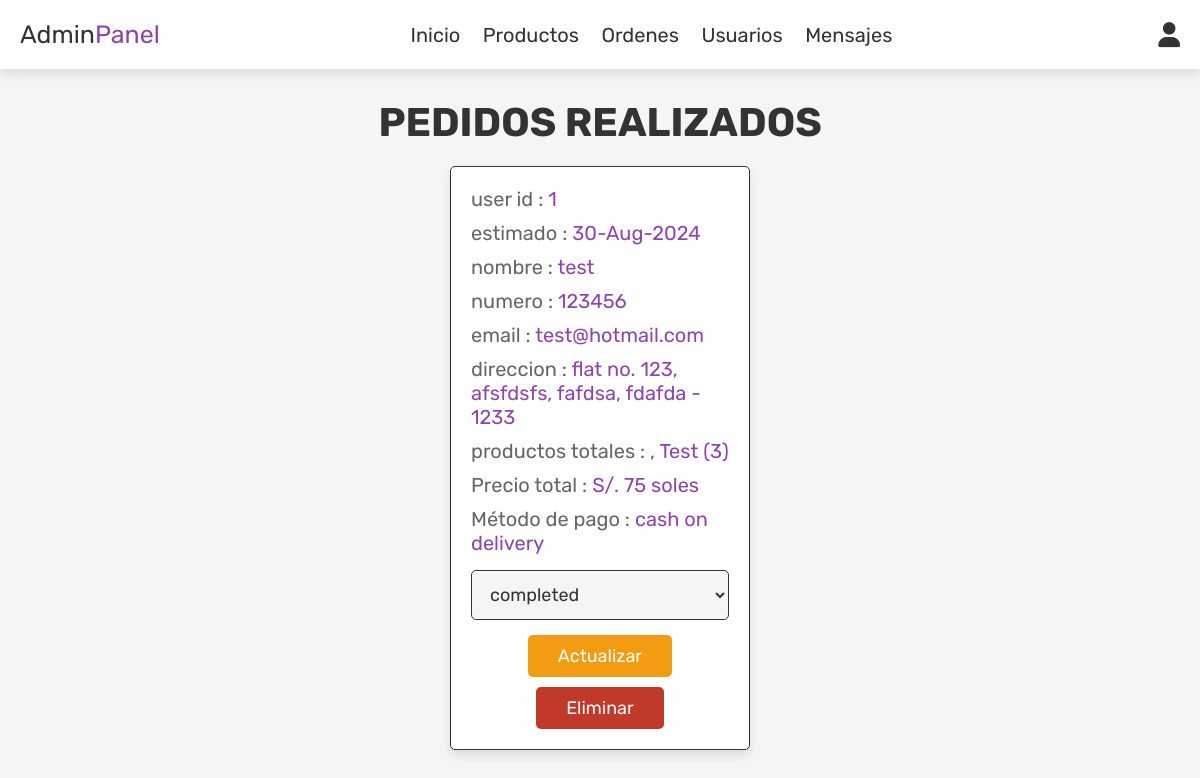
Screenshot of /admin_orders.php (signed in) with the database file from the repository.
### tables this page shows
CREATE TABLE `orders` (
  `id` int(100) NOT NULL,
  `user_id` int(100) NOT NULL,
  `name` varchar(100) NOT NULL,
  `number` varchar(12) NOT NULL,
  `email` varchar(100) NOT NULL,
  `method` varchar(50) NOT NULL,
  `address` varchar(500) NOT NULL,
  `total_products` varchar(1000) NOT NULL,
  `total_price` int(100) NOT NULL,
  `placed_on` varchar(50) NOT NULL,
  `payment_status` varchar(20) NOT NULL DEFAULT 'pending'
);

### src/admin_orders.php (the view, shortened to what this page needs)
<?php
include 'config.php';
?>
<!DOCTYPE html>
<html lang="en">
<head>
   <link rel="stylesheet" href="https://cdnjs.cloudflare.com/ajax/libs/font-awesome/6.0.0/css/all.min.css">
   <link rel="stylesheet" href="css/admin_style.css">
</head>
<body>
<?php include 'admin_header.php'; ?>
<section class="orders">
   <h1 class="title">pedidos realizados</h1>
   <div class="box-container">
      <?php
      $select_orders = mysqli_query($conn, "SELECT * FROM `orders`") or die('query failed');
      if(mysqli_num_rows($select_orders) > 0){
         while($fetch_orders = mysqli_fetch_assoc($select_orders)){
      ?>
      <div class="box">
         <p> user id : <span><?php echo $fetch_orders['user_id']; ?></span> </p>
         <p> estimado : <span><?php echo $fetch_orders['placed_on']; ?></span> </p>
         <p> nombre : <span><?php echo $fetch_orders['name']; ?></span> </p>
         <p> numero : <span><?php echo $fetch_orders['number']; ?></span> </p>
         <p> email : <span><?php echo $fetch_orders['email']; ?></span> </p>
         <p> direccion : <span><?php echo $fetch_orders['address']; ?></span> </p>
         <p> productos totales : <span><?php echo $fetch_orders['total_products']; ?></span> </p>
         <p> Precio total : <span>S/. <?php echo $fetch_orders['total_price']; ?> soles</span> </p>
         <p> Método de pago : <span><?php echo $fetch_orders['method']; ?></span> </p>
         <form action="" method="post">
            <select name="update_payment">
               <option value="" selected disabled><?php echo $fetch_orders['payment_status']; ?></option>
            </select>
            <input type="submit" value="actualizar" name="update_order" class="option-btn">
            <a href="admin_orders.php?delete=<?php echo $fetch_orders['id']; ?>" onclick="return confirm('¿Eliminar este pedido?');" class="delete-btn">eliminar</a>
         </form>
      </div>
      <?php
         }
      }else{
         echo '<p class="empty">¡Aún no hay pedidos realizados!</p>';
      }
      ?>
   </div>
</section>
</body>
</html>

### src/css/admin_style.css (style rules this page uses)
:root { --purple:#8e44ad; --red:#c0392b; --orange:#f39c12; --black:#333; --white:#fff; --light-color:#666; --light-white:#ccc; --light-bg:#f5f5f5; --border:.1rem solid var(--black); --box-shadow:0 .5rem 1rem rgba(0,0,0,.1); }
* { font-family: 'Rubik', sans-serif; margin:0; padding:0; box-sizing: border-box; outline: none; border:none; text-decoration: none; transition:all .2s linear; }
html { font-size: 62.5%; overflow-x: hidden; }
body { background-color: var(--light-bg); }
section { padding:3rem 2rem; }
.title { text-align: center; margin-bottom: 2rem; text-transform: uppercase; color:var(--black); font-size: 4rem; }
.btn, .option-btn, .delete-btn, .white-btn { display: inline-block; margin-top: 1rem; padding:1rem 3rem; cursor: pointer; color:var(--white); font-size: 1.8rem; border-radius: .5rem; text-transform: capitalize; }
.option-btn { background-color: var(--orange); }
.delete-btn { background-color: var(--red); }
.orders .box-container { display: grid; grid-template-columns: repeat(auto-fit, 30rem); justify-content: center; gap:1.5rem; max-width: 1200px; margin:0 auto; align-items: flex-start; }
.orders .box-container .box { background-color: var(--white); padding:2rem; border:var(--border); box-shadow: var(--box-shadow); border-radius: .5rem; }
.orders .box-container .box p { padding-bottom: 1rem; font-size: 2rem; color:var(--light-color); }
.orders .box-container .box p span { color:var(--purple); }
.orders .box-container .box form { text-align: center; }
.orders .box-container .box form select { border-radius: .5rem; margin:.5rem 0; width: 100%; background-color: var(--light-bg); border:var(--border); padding:1.2rem 1.4rem; font-size: 1.8rem; color:var(--black); }

### rows the page displays
orders: user "1", placed_on "30-Aug-2024", name "test", number "123456", email "test@hotmail.com", address "flat no. 123, afsfdsfs, fafdsa, fdafda - 1233", total_products ", Test (3)", total_price "75", method "cash on delivery", update_payment "completed"
